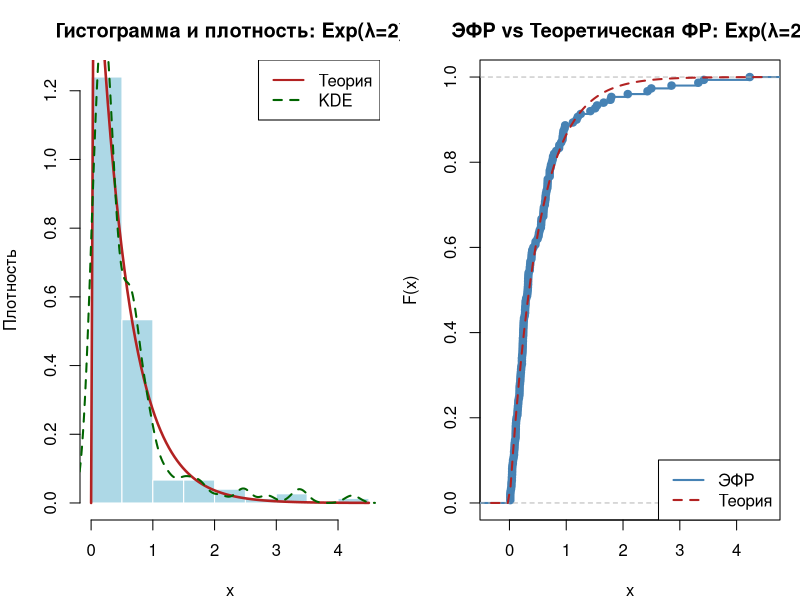
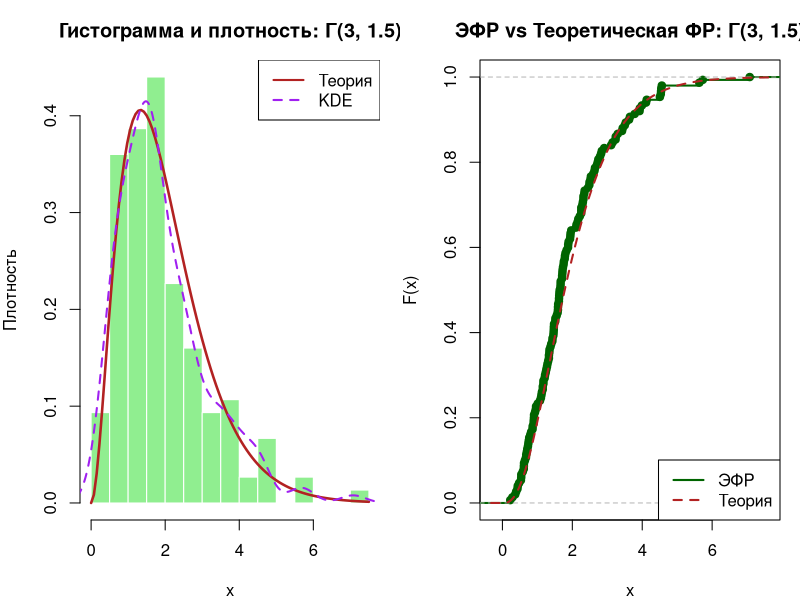

Reproduce these figures in R, in order.
# =============================================================================
# Лабораторная работа №1 — Задание 2
# Непрерывные распределения: Экспоненциальное и Гамма
# =============================================================================

set.seed(42)
dir.create("plots", showWarnings = FALSE)

# =============================================================================
# ЧАСТЬ 1: ЭКСПОНЕНЦИАЛЬНОЕ РАСПРЕДЕЛЕНИЕ  X ~ Exp(λ)
# =============================================================================
# Плотность: f(x) = λ * e^(-λx),  x >= 0
# MX = 1/λ,   DX = 1/λ²

lambda <- 2.0   # параметр интенсивности
N_exp  <- 150   # объём выборки

# rexp(N, rate=λ) — генерирует N значений экспоненциального распределения
sample_exp <- rexp(N_exp, rate = lambda)

cat("============================================\n")
cat("  ЭКСПОНЕНЦИАЛЬНОЕ РАСПРЕДЕЛЕНИЕ Exp(λ=2)\n")
cat("============================================\n\n")

# --- Шаг 3: Числовые характеристики выборки ---

x_bar_exp  <- mean(sample_exp)
var_exp    <- var(sample_exp)
sd_exp     <- sd(sample_exp)
median_exp <- median(sample_exp)

# Для непрерывного распределения мода вычисляется как середина самого
# частого бина гистограммы
hist_exp  <- hist(sample_exp, plot=FALSE)
mode_exp  <- hist_exp$mids[which.max(hist_exp$counts)]

m3e <- mean((sample_exp - x_bar_exp)^3)
m2e <- mean((sample_exp - x_bar_exp)^2)
skew_exp <- m3e / (m2e^(3/2))
kurt_exp <- mean((sample_exp - x_bar_exp)^4) / (m2e^2) - 3

cat("--- Выборочные характеристики ---\n")
cat(sprintf("Среднее  (x̄)      : %.4f\n", x_bar_exp))
cat(sprintf("Дисперсия (s²)    : %.4f\n", var_exp))
cat(sprintf("СКО (s)           : %.4f\n", sd_exp))
cat(sprintf("Мода (по гист.)   : %.4f\n", mode_exp))
cat(sprintf("Медиана           : %.4f\n", median_exp))
cat(sprintf("Асимметрия        : %.4f\n", skew_exp))
cat(sprintf("Эксцесс           : %.4f\n", kurt_exp))
cat("\nСправка: для Exp(λ) теоретическая асимметрия = 2, эксцесс = 6\n")

# --- Шаг 4: Теоретические характеристики ---
mx_exp_theor <- 1 / lambda
dx_exp_theor <- 1 / lambda^2

cat("\n--- Теоретические характеристики ---\n")
cat(sprintf("MX = 1/λ = 1/%.1f = %.4f\n", lambda, mx_exp_theor))
cat(sprintf("DX = 1/λ² = 1/%.2f = %.4f\n", lambda^2, dx_exp_theor))
cat(sprintf("\nОтклонение среднего:    %.4f (%.2f%%)\n",
            abs(x_bar_exp - mx_exp_theor), abs(x_bar_exp - mx_exp_theor)/mx_exp_theor*100))
cat(sprintf("Отклонение дисперсии:   %.4f (%.2f%%)\n",
            abs(var_exp - dx_exp_theor), abs(var_exp - dx_exp_theor)/dx_exp_theor*100))

# --- Шаг 5: Оценка параметра λ ---
# Метод моментов: MX = 1/λ  =>  λ̂ = 1/x̄
# Это одновременно и оценка максимального правдоподобия
lambda_hat <- 1 / x_bar_exp
cat("\n--- Оценка параметров ---\n")
cat(sprintf("Оценка λ: λ̂ = 1/x̄ = 1/%.4f = %.4f (истинное λ = %.1f)\n",
            x_bar_exp, lambda_hat, lambda))

# --- Шаг 6: Критерий χ² для непрерывного распределения ---
# Разбиваем ось x на интервалы (бины). Количество бинов выбираем по правилу
# Стёрджеса: k ≈ 1 + log2(N)
k_bins <- ceiling(1 + log2(N_exp))    # ≈ 8 интервалов
breaks_exp <- quantile(sample_exp, probs=seq(0,1,length.out=k_bins+1))
breaks_exp[1] <- 0  # начало носителя

obs_exp <- hist(sample_exp, breaks=breaks_exp, plot=FALSE)$counts
exp_prob_exp <- diff(pexp(breaks_exp, rate=lambda))  # P(x_i < X < x_{i+1})
exp_freq_exp <- exp_prob_exp * N_exp

chi2_exp  <- sum((obs_exp - exp_freq_exp)^2 / exp_freq_exp)
df_exp    <- k_bins - 1 - 1  # -1 за оценённый параметр λ
p_val_exp <- pchisq(chi2_exp, df=df_exp, lower.tail=FALSE)

cat("\n--- Критерий χ² (Хи-квадрат) ---\n")
cat(sprintf("χ² наблюдаемое : %.4f\n", chi2_exp))
cat(sprintf("Степени свободы: %d\n",   df_exp))
cat(sprintf("p-значение      : %.4f\n", p_val_exp))
if (p_val_exp > 0.05) {
  cat("Вывод: H0 НЕ ОТВЕРГАЕТСЯ (p > 0.05) — данные согласуются с Exp(2)\n")
} else {
  cat("Вывод: H0 ОТВЕРГАЕТСЯ (p < 0.05)\n")
}

# --- Шаг 2: Гистограмма + теоретическая плотность + ядерная оценка ---
png("plots/task2_exponential.png", width=1200, height=500, res=120)
par(mfrow=c(1,2), mar=c(4,4,3,1))

# Гистограмма относительных частот: частота / (N * ширина бина) = оценка плотности
hist(sample_exp, freq=FALSE, col="lightblue", border="white",
     xlab="x", ylab="Плотность",
     main="Гистограмма и плотность: Exp(λ=2)",
     breaks=15)
# Теоретическая плотность f(x) = λ·e^{-λx}
curve(dexp(x, rate=lambda), add=TRUE, col="firebrick", lwd=2.5)
# Ядерная оценка плотности (KDE) — непараметрическая оценка
lines(density(sample_exp), col="darkgreen", lwd=2, lty=2)
legend("topright", legend=c("Теория", "KDE"),
       col=c("firebrick","darkgreen"), lwd=2, lty=c(1,2))

# Эмпирическая функция распределения
plot(ecdf(sample_exp), col="steelblue", lwd=2,
     xlab="x", ylab="F(x)",
     main="ЭФР vs Теоретическая ФР: Exp(λ=2)")
curve(pexp(x, rate=lambda), add=TRUE, col="firebrick", lwd=2, lty=2)
legend("bottomright", legend=c("ЭФР", "Теория"),
       col=c("steelblue","firebrick"), lwd=2, lty=c(1,2))

dev.off()
cat("\nГрафики сохранены: plots/task2_exponential.png\n")


# =============================================================================
# ЧАСТЬ 2: ГАММА-РАСПРЕДЕЛЕНИЕ  X ~ Γ(α, β)
# =============================================================================
# Плотность: f(x) = x^(α-1) * e^(-βx) * β^α / Γ(α),  x >= 0
# MX = α/β,   DX = α/β²
#
# ВАЖНО: в R функция rgamma использует параметры shape=α и rate=β (= 1/scale),
# что совпадает с нотацией в задании.

alpha <- 3.0   # параметр формы (shape)
beta  <- 1.5   # параметр скорости (rate)
N_gam <- 150

sample_gam <- rgamma(N_gam, shape=alpha, rate=beta)

cat("\n\n============================================\n")
cat("  ГАММА-РАСПРЕДЕЛЕНИЕ Γ(α=3, β=1.5)\n")
cat("============================================\n\n")

# --- Числовые характеристики ---
x_bar_gam  <- mean(sample_gam)
var_gam    <- var(sample_gam)
sd_gam     <- sd(sample_gam)
median_gam <- median(sample_gam)

hist_gam <- hist(sample_gam, plot=FALSE)
mode_gam <- hist_gam$mids[which.max(hist_gam$counts)]

m3g2 <- mean((sample_gam - x_bar_gam)^3)
m2g2 <- mean((sample_gam - x_bar_gam)^2)
skew_gam <- m3g2 / (m2g2^(3/2))
kurt_gam <- mean((sample_gam - x_bar_gam)^4) / (m2g2^2) - 3

cat("--- Выборочные характеристики ---\n")
cat(sprintf("Среднее  (x̄)      : %.4f\n", x_bar_gam))
cat(sprintf("Дисперсия (s²)    : %.4f\n", var_gam))
cat(sprintf("СКО (s)           : %.4f\n", sd_gam))
cat(sprintf("Мода (по гист.)   : %.4f\n", mode_gam))
cat(sprintf("Медиана           : %.4f\n", median_gam))
cat(sprintf("Асимметрия        : %.4f\n", skew_gam))
cat(sprintf("Эксцесс           : %.4f\n", kurt_gam))
cat(sprintf("\nСправка: теоретическая асимметрия = 2/√α = %.4f, эксцесс = 6/α = %.4f\n",
            2/sqrt(alpha), 6/alpha))

# --- Теоретические характеристики ---
mx_gam_theor <- alpha / beta
dx_gam_theor <- alpha / beta^2

cat("\n--- Теоретические характеристики ---\n")
cat(sprintf("MX = α/β = %.1f/%.1f = %.4f\n", alpha, beta, mx_gam_theor))
cat(sprintf("DX = α/β² = %.1f/%.2f = %.4f\n", alpha, beta^2, dx_gam_theor))
cat(sprintf("\nОтклонение среднего:    %.4f (%.2f%%)\n",
            abs(x_bar_gam - mx_gam_theor), abs(x_bar_gam - mx_gam_theor)/mx_gam_theor*100))
cat(sprintf("Отклонение дисперсии:   %.4f (%.2f%%)\n",
            abs(var_gam - dx_gam_theor), abs(var_gam - dx_gam_theor)/dx_gam_theor*100))

# --- Оценка параметров α и β по методу моментов ---
# MX = α/β  =>  α/β = x̄
# DX = α/β² =>  α/β² = s²
# Из двух уравнений: β̂ = x̄/s²,  α̂ = x̄·β̂ = x̄²/s²
beta_hat  <- x_bar_gam / var_gam      # оценка β
alpha_hat <- x_bar_gam^2 / var_gam    # оценка α

cat("\n--- Оценка параметров (метод моментов) ---\n")
cat(sprintf("Оценка α: α̂ = x̄²/s² = %.4f²/%.4f = %.4f (истинное α = %.1f)\n",
            x_bar_gam, var_gam, alpha_hat, alpha))
cat(sprintf("Оценка β: β̂ = x̄/s²  = %.4f/%.4f  = %.4f (истинное β = %.1f)\n",
            x_bar_gam, var_gam, beta_hat, beta))

# --- Критерий χ² ---
k_bins_g  <- ceiling(1 + log2(N_gam))
breaks_gam <- quantile(sample_gam, probs=seq(0,1,length.out=k_bins_g+1))
breaks_gam[1] <- 0

obs_gam <- hist(sample_gam, breaks=breaks_gam, plot=FALSE)$counts
exp_prob_gam <- diff(pgamma(breaks_gam, shape=alpha, rate=beta))
exp_freq_gam <- exp_prob_gam * N_gam

chi2_gam  <- sum((obs_gam - exp_freq_gam)^2 / exp_freq_gam)
df_gam    <- k_bins_g - 1 - 2  # -2 за два оценённых параметра (α и β)
p_val_gam <- pchisq(chi2_gam, df=df_gam, lower.tail=FALSE)

cat("\n--- Критерий χ² (Хи-квадрат) ---\n")
cat(sprintf("χ² наблюдаемое : %.4f\n", chi2_gam))
cat(sprintf("Степени свободы: %d\n",   df_gam))
cat(sprintf("p-значение      : %.4f\n", p_val_gam))
if (p_val_gam > 0.05) {
  cat("Вывод: H0 НЕ ОТВЕРГАЕТСЯ (p > 0.05) — данные согласуются с Γ(3, 1.5)\n")
} else {
  cat("Вывод: H0 ОТВЕРГАЕТСЯ (p < 0.05)\n")
}

# --- Графики ---
png("plots/task2_gamma.png", width=1200, height=500, res=120)
par(mfrow=c(1,2), mar=c(4,4,3,1))

hist(sample_gam, freq=FALSE, col="lightgreen", border="white",
     xlab="x", ylab="Плотность",
     main="Гистограмма и плотность: Γ(3, 1.5)",
     breaks=15)
curve(dgamma(x, shape=alpha, rate=beta), add=TRUE, col="firebrick", lwd=2.5)
lines(density(sample_gam), col="purple", lwd=2, lty=2)
legend("topright", legend=c("Теория", "KDE"),
       col=c("firebrick","purple"), lwd=2, lty=c(1,2))

plot(ecdf(sample_gam), col="darkgreen", lwd=2,
     xlab="x", ylab="F(x)",
     main="ЭФР vs Теоретическая ФР: Γ(3, 1.5)")
curve(pgamma(x, shape=alpha, rate=beta), add=TRUE, col="firebrick", lwd=2, lty=2)
legend("bottomright", legend=c("ЭФР", "Теория"),
       col=c("darkgreen","firebrick"), lwd=2, lty=c(1,2))

dev.off()
cat("\nГрафики сохранены: plots/task2_gamma.png\n")
cat("\n=== Задание 2 завершено ===\n")
